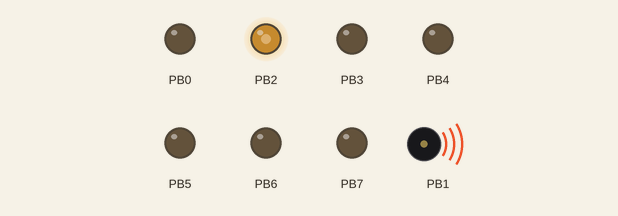
Bench run of a program on a simulated ATmega328P, built with avr-gcc and emulated at 16 MHz. Shown: output pins drawn as LEDs (lit = HIGH), buzzer (waves = sounding). At 0.0 s the program stops and its outputs stay as they are.

Above: at 0.1 s.
Timing chart, 0 to 1.5 s (numbered marks = the images above):
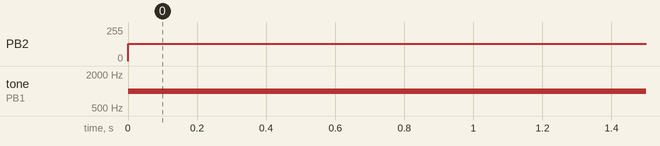

The program:

FastPWM_Test.c
```c
/*
 * FastPWM_Test.c
 *
 * Created: 2015/04/21 12:52:41
 *  Author: gizmo
 */

#include <avr/io.h>
#include <avr/interrupt.h>
#include <stdint.h>

#define F_CPU	16000000UL
#include <util/delay.h>

void timer1_init_FastPWM(uint16_t cycle, uint16_t duty)
{
	// Output Compare Register
	OCR1A = cycle;
	OCR1B = duty;

	// Initialize Counter
	TCNT1 = 0;

	// Phase and Frequency Correct PWM Mode, TOP = OCR1A
	TCCR1B |= (1 << WGM13) | (0 << WGM12);
	TCCR1A |= (0 << WGM11) | (1 << WGM10);


	// Compare Output OC1A, OC1B
	TCCR1A |= (0 << COM1A1) | (1 << COM1A0);
	TCCR1A |= (1 << COM1B1) | (0 << COM1B0);


	// Timer1 Start, Set Prescaler to 8
	TCCR1B |= (1 << CS11);

}

int main(void)
{
	DDRB  = 0xFF;  // PB1(OC1A)  o Í

	timer1_init_FastPWM(1000, 500);
	sei();

    while(1)
    {
        //PORTB ^= 0x06;
        //_delay_ms(50);
    }
}
```

Measured:
- by itself, PB2: 0/255 → 128/255 at 0.00 s
- by itself, tone on PB1: silent → 1000 Hz at 0.00 s
